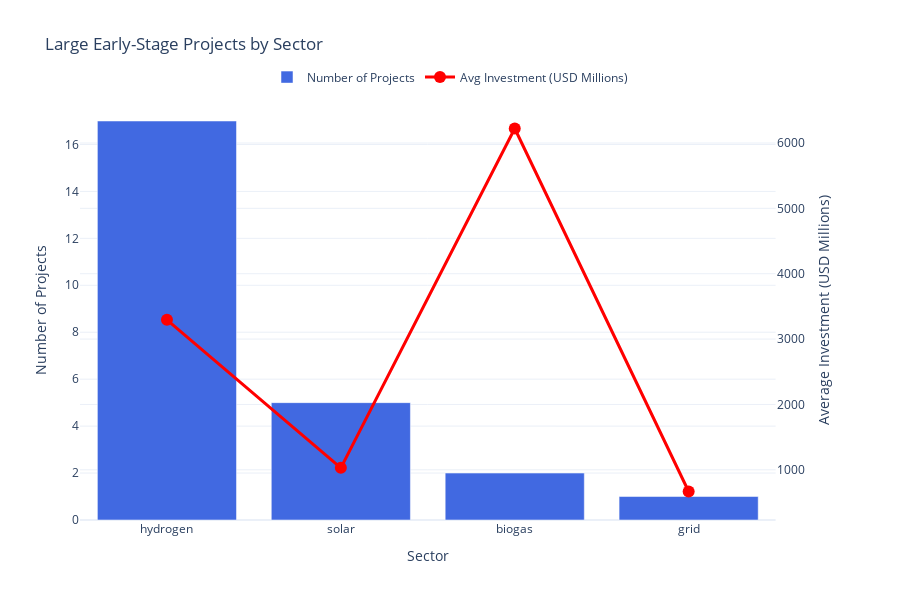

Here is the notebook cell this chart was saved with:
### Code cell
# Get counts by sector
sector_counts = large_early_projects['source'].value_counts().reset_index()
sector_counts.columns = ['Sector', 'Count']

# Calculate average investment by sector
sector_investment = large_early_projects.groupby('source')['Investment (USD Million)'].mean().reset_index()
sector_investment.columns = ['Sector', 'Average Investment']

# Merge the data
sector_data = pd.merge(sector_counts, sector_investment, on='Sector')
sector_data['Average Investment'] = sector_data['Average Investment'].round(0)

# Create figure with secondary y-axis
fig = make_subplots(specs=[[{"secondary_y": True}]])

# Add bar chart for counts
fig.add_trace(
    go.Bar(
        x=sector_data['Sector'],
        y=sector_data['Count'],
        name="Number of Projects",
        marker_color='royalblue'
    ),
    secondary_y=False,
)

# Add line chart for average investment
fig.add_trace(
    go.Scatter(
        x=sector_data['Sector'],
        y=sector_data['Average Investment'],
        name="Avg Investment (USD Millions)",
        mode='lines+markers',
        marker=dict(size=12, color='red'),
        line=dict(width=3, color='red')
    ),
    secondary_y=True,
)

# Add figure title
fig.update_layout(
    title_text="Large Early-Stage Projects by Sector",
    template="plotly_white",
    height=600,
    legend=dict(orientation="h", yanchor="bottom", y=1.02, xanchor="center", x=0.5)
)

# Set x-axis title
fig.update_xaxes(title_text="Sector")

# Set y-axes titles
fig.update_yaxes(title_text="Number of Projects", secondary_y=False)
fig.update_yaxes(title_text="Average Investment (USD Millions)", secondary_y=True)

fig.show()

# Add a table with detailed statistics
stats_by_sector = large_early_projects.groupby('source').agg(
    Project_Count=('Investment (USD Million)', 'count'),
    Avg_Investment=('Investment (USD Million)', 'mean'),
    Min_Investment=('Investment (USD Million)', 'min'),
    Max_Investment=('Investment (USD Million)', 'max'),
    Total_Investment=('Investment (USD Million)', 'sum')
).round(1).reset_index()

stats_by_sector = stats_by_sector.sort_values('Project_Count', ascending=False)
stats_by_sector

### Figure 1 — Plotly figure (JSON) as saved in the notebook; plotly's stock layout.template omitted (floating-point values rounded to 4 significant figures)
{"data": [{"marker": {"color": "royalblue"}, "name": "Number of Projects", "type": "bar", "x": ["hydrogen", "solar", "biogas", "grid"], "xaxis": "x", "y": [17, 5, 2, 1], "yaxis": "y"}, {"line": {"color": "red", "width": 3}, "marker": {"color": "red", "size": 12}, "mode": "lines+markers", "name": "Avg Investment (USD Millions)", "type": "scatter", "x": ["hydrogen", "solar", "biogas", "grid"], "xaxis": "x", "y": [3295, 1030, 6222, 668], "yaxis": "y2"}], "layout": {"height": 600, "legend": {"orientation": "h", "x": 0.5, "xanchor": "center", "y": 1.02, "yanchor": "bottom"}, "title": {"text": "Large Early-Stage Projects by Sector"}, "xaxis": {"anchor": "y", "domain": [0, 0.94], "title": {"text": "Sector"}}, "yaxis": {"anchor": "x", "domain": [0, 1], "title": {"text": "Number of Projects"}}, "yaxis2": {"anchor": "x", "overlaying": "y", "side": "right", "title": {"text": "Average Investment (USD Millions)"}}}}
